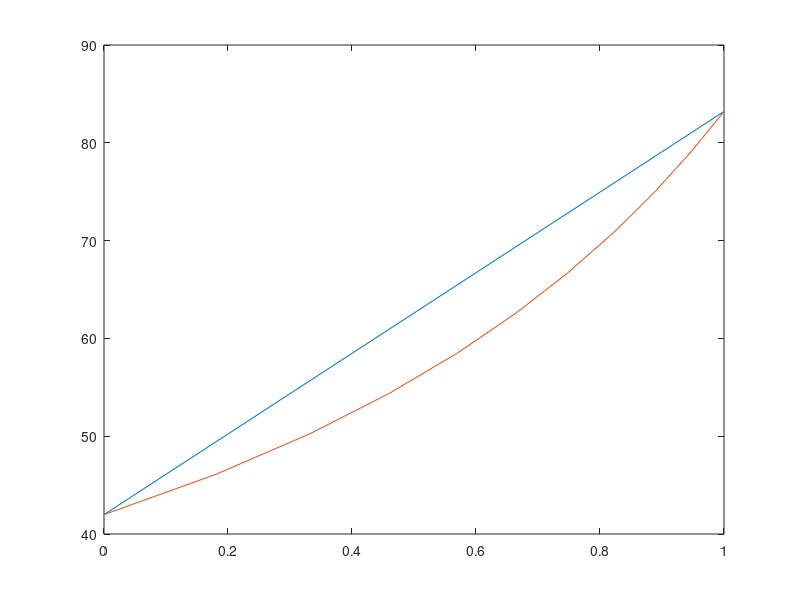

Source code (MATLAB):
T = 348.15;
x1 = [0 0.1 0.2 0.3 0.4 0.5 0.6 0.7 0.8 0.9 1];
x2 = 1 - x1;
n = length(x1);
p1s = exp(14.2724 - (2945.47/(T - 49.15)));
p2s = exp(14.2043 - (2972.64/(T - 64.15)));
for i=1:n
    bp(1,i) = x1(1,i)*p1s + x2(1,i)*p2s;
    y1(1,i) = x1(1,i)*p1s/bp(1,i);
end
y2 = 1-y1;
plot(x1,bp,y1,bp)